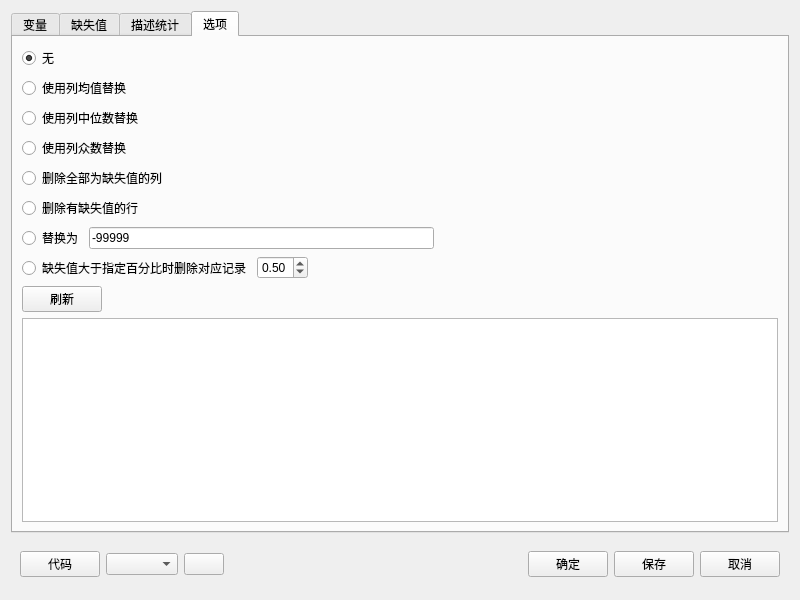
<?xml version="1.0" encoding="UTF-8"?>
<ui version="4.0">
 <class>Form</class>
 <widget class="QWidget" name="Form">
  <property name="geometry">
   <rect>
    <x>0</x>
    <y>0</y>
    <width>800</width>
    <height>600</height>
   </rect>
  </property>
  <property name="windowTitle">
   <string>数据-缺失值处理</string>
  </property>
  <layout class="QVBoxLayout" name="verticalLayout_7">
   <item>
    <widget class="QTabWidget" name="tabWidget">
     <property name="currentIndex">
      <number>3</number>
     </property>
     <widget class="QWidget" name="tab">
      <attribute name="title">
       <string>变量</string>
      </attribute>
      <layout class="QVBoxLayout" name="verticalLayout">
       <item>
        <layout class="QHBoxLayout" name="horizontalLayout_2">
         <item>
          <widget class="QWidget" name="widget_2" native="true">
           <property name="maximumSize">
            <size>
             <width>200</width>
             <height>16777215</height>
            </size>
           </property>
           <layout class="QHBoxLayout" name="horizontalLayout">
            <item>
             <layout class="QVBoxLayout" name="verticalLayout_2">
              <item>
               <widget class="QLabel" name="label_3">
                <property name="text">
                 <string>全部变量:</string>
                </property>
               </widget>
              </item>
              <item>
               <widget class="QListWidget" name="listWidget_var"/>
              </item>
             </layout>
            </item>
           </layout>
          </widget>
         </item>
         <item>
          <layout class="QVBoxLayout" name="verticalLayout_9">
           <item>
            <widget class="QPushButton" name="pushButton_add">
             <property name="text">
              <string/>
             </property>
             <property name="icon">
              <iconset>
               <normaloff>:/pyqt/source/images/right.png</normaloff>:/pyqt/source/images/right.png</iconset>
             </property>
            </widget>
           </item>
           <item>
            <widget class="QPushButton" name="pushButton_delete">
             <property name="text">
              <string/>
             </property>
             <property name="icon">
              <iconset>
               <normaloff>:/pyqt/source/images/left.png</normaloff>:/pyqt/source/images/left.png</iconset>
             </property>
            </widget>
           </item>
          </layout>
         </item>
         <item>
          <layout class="QVBoxLayout" name="verticalLayout_3">
           <item>
            <widget class="QLabel" name="label_5">
             <property name="text">
              <string>已选变量:</string>
             </property>
            </widget>
           </item>
           <item>
            <layout class="QHBoxLayout" name="horizontalLayout_7">
             <item>
              <widget class="QListWidget" name="listWidget_selected"/>
             </item>
             <item>
              <layout class="QVBoxLayout" name="verticalLayout_10">
               <item>
                <widget class="QPushButton" name="pushButton_selected_add">
                 <property name="maximumSize">
                  <size>
                   <width>50</width>
                   <height>16777215</height>
                  </size>
                 </property>
                 <property name="text">
                  <string/>
                 </property>
                 <property name="icon">
                  <iconset>
                   <normaloff>:/pyqt/source/images/add.svg</normaloff>:/pyqt/source/images/add.svg</iconset>
                 </property>
                </widget>
               </item>
               <item>
                <widget class="QPushButton" name="pushButton_selected_up">
                 <property name="maximumSize">
                  <size>
                   <width>50</width>
                   <height>16777215</height>
                  </size>
                 </property>
                 <property name="text">
                  <string/>
                 </property>
                 <property name="icon">
                  <iconset>
                   <normaloff>:/pyqt/source/images/up1.svg</normaloff>:/pyqt/source/images/up1.svg</iconset>
                 </property>
                </widget>
               </item>
               <item>
                <widget class="QPushButton" name="pushButton_selected_down">
                 <property name="maximumSize">
                  <size>
                   <width>50</width>
                   <height>16777215</height>
                  </size>
                 </property>
                 <property name="text">
                  <string/>
                 </property>
                 <property name="icon">
                  <iconset>
                   <normaloff>:/pyqt/source/images/down1.svg</normaloff>:/pyqt/source/images/down1.svg</iconset>
                 </property>
                </widget>
               </item>
               <item>
                <widget class="QPushButton" name="pushButton_selected_del">
                 <property name="maximumSize">
                  <size>
                   <width>50</width>
                   <height>16777215</height>
                  </size>
                 </property>
                 <property name="text">
                  <string/>
                 </property>
                 <property name="icon">
                  <iconset>
                   <normaloff>:/pyqt/source/images/lc_delete.png</normaloff>:/pyqt/source/images/lc_delete.png</iconset>
                 </property>
                </widget>
               </item>
               <item>
                <spacer name="verticalSpacer_2">
                 <property name="orientation">
                  <enum>Qt::Vertical</enum>
                 </property>
                 <property name="sizeHint" stdset="0">
                  <size>
                   <width>20</width>
                   <height>40</height>
                  </size>
                 </property>
                </spacer>
               </item>
              </layout>
             </item>
            </layout>
           </item>
          </layout>
         </item>
        </layout>
       </item>
      </layout>
     </widget>
     <widget class="QWidget" name="tab_2">
      <attribute name="title">
       <string>缺失值</string>
      </attribute>
      <layout class="QVBoxLayout" name="verticalLayout_6">
       <item>
        <widget class="QRadioButton" name="radioButton">
         <property name="text">
          <string>默认</string>
         </property>
         <property name="checked">
          <bool>true</bool>
         </property>
        </widget>
       </item>
       <item>
        <layout class="QHBoxLayout" name="horizontalLayout_4">
         <item>
          <widget class="QRadioButton" name="radioButton_2">
           <property name="text">
            <string>自定义</string>
           </property>
          </widget>
         </item>
         <item>
          <widget class="QLineEdit" name="lineEdit_3">
           <property name="text">
            <string>-99999</string>
           </property>
          </widget>
         </item>
         <item>
          <widget class="QLabel" name="label_2">
           <property name="text">
            <string>多个值用分号隔开</string>
           </property>
          </widget>
         </item>
         <item>
          <spacer name="horizontalSpacer_4">
           <property name="orientation">
            <enum>Qt::Horizontal</enum>
           </property>
           <property name="sizeHint" stdset="0">
            <size>
             <width>40</width>
             <height>20</height>
            </size>
           </property>
          </spacer>
         </item>
        </layout>
       </item>
       <item>
        <layout class="QHBoxLayout" name="horizontalLayout_8">
         <item>
          <widget class="QPushButton" name="pushButton_missing_preview">
           <property name="text">
            <string>预览</string>
           </property>
          </widget>
         </item>
         <item>
          <spacer name="horizontalSpacer_5">
           <property name="orientation">
            <enum>Qt::Horizontal</enum>
           </property>
           <property name="sizeHint" stdset="0">
            <size>
             <width>40</width>
             <height>20</height>
            </size>
           </property>
          </spacer>
         </item>
        </layout>
       </item>
       <item>
        <widget class="QTableWidget" name="tableWidget_missing"/>
       </item>
       <item>
        <spacer name="verticalSpacer">
         <property name="orientation">
          <enum>Qt::Vertical</enum>
         </property>
         <property name="sizeHint" stdset="0">
          <size>
           <width>20</width>
           <height>40</height>
          </size>
         </property>
        </spacer>
       </item>
      </layout>
     </widget>
     <widget class="QWidget" name="tab_4">
      <attribute name="title">
       <string>描述统计</string>
      </attribute>
      <layout class="QVBoxLayout" name="verticalLayout_8">
       <item>
        <widget class="QTableWidget" name="tableWidget_dataset"/>
       </item>
      </layout>
     </widget>
     <widget class="QWidget" name="tab_3">
      <attribute name="title">
       <string>选项</string>
      </attribute>
      <layout class="QVBoxLayout" name="verticalLayout_4">
       <item>
        <widget class="QRadioButton" name="radioButton_none">
         <property name="text">
          <string>无</string>
         </property>
         <property name="checked">
          <bool>true</bool>
         </property>
        </widget>
       </item>
       <item>
        <widget class="QRadioButton" name="radioButton_mean">
         <property name="text">
          <string>使用列均值替换</string>
         </property>
        </widget>
       </item>
       <item>
        <widget class="QRadioButton" name="radioButton_median">
         <property name="text">
          <string>使用列中位数替换</string>
         </property>
        </widget>
       </item>
       <item>
        <widget class="QRadioButton" name="radioButton_mode">
         <property name="text">
          <string>使用列众数替换</string>
         </property>
        </widget>
       </item>
       <item>
        <widget class="QRadioButton" name="radioButton_drop_col">
         <property name="text">
          <string>删除全部为缺失值的列</string>
         </property>
        </widget>
       </item>
       <item>
        <widget class="QRadioButton" name="radioButton_drop">
         <property name="text">
          <string>删除有缺失值的行</string>
         </property>
        </widget>
       </item>
       <item>
        <layout class="QHBoxLayout" name="horizontalLayout_5">
         <item>
          <widget class="QRadioButton" name="radioButton_replace">
           <property name="text">
            <string>替换为</string>
           </property>
          </widget>
         </item>
         <item>
          <widget class="QLineEdit" name="lineEdit_missing_replace">
           <property name="text">
            <string>-99999</string>
           </property>
          </widget>
         </item>
         <item>
          <spacer name="horizontalSpacer_3">
           <property name="orientation">
            <enum>Qt::Horizontal</enum>
           </property>
           <property name="sizeHint" stdset="0">
            <size>
             <width>40</width>
             <height>20</height>
            </size>
           </property>
          </spacer>
         </item>
        </layout>
       </item>
       <item>
        <layout class="QHBoxLayout" name="horizontalLayout_6">
         <item>
          <widget class="QRadioButton" name="radioButton_drop_ratio">
           <property name="text">
            <string>缺失值大于指定百分比时删除对应记录</string>
           </property>
          </widget>
         </item>
         <item>
          <widget class="QDoubleSpinBox" name="doubleSpinBox_missing_ratio">
           <property name="maximum">
            <double>1.000000000000000</double>
           </property>
           <property name="value">
            <double>0.500000000000000</double>
           </property>
          </widget>
         </item>
         <item>
          <spacer name="horizontalSpacer_2">
           <property name="orientation">
            <enum>Qt::Horizontal</enum>
           </property>
           <property name="sizeHint" stdset="0">
            <size>
             <width>40</width>
             <height>20</height>
            </size>
           </property>
          </spacer>
         </item>
        </layout>
       </item>
       <item>
        <layout class="QHBoxLayout" name="horizontalLayout_9">
         <item>
          <widget class="QPushButton" name="pushbutton_refresh">
           <property name="text">
            <string>刷新</string>
           </property>
          </widget>
         </item>
         <item>
          <spacer name="horizontalSpacer_6">
           <property name="orientation">
            <enum>Qt::Horizontal</enum>
           </property>
           <property name="sizeHint" stdset="0">
            <size>
             <width>40</width>
             <height>20</height>
            </size>
           </property>
          </spacer>
         </item>
        </layout>
       </item>
       <item>
        <widget class="QTableWidget" name="tableWidget_replace"/>
       </item>
      </layout>
     </widget>
    </widget>
   </item>
   <item>
    <widget class="QWidget" name="widget_3" native="true">
     <property name="minimumSize">
      <size>
       <width>0</width>
       <height>50</height>
      </size>
     </property>
     <property name="maximumSize">
      <size>
       <width>16777215</width>
       <height>50</height>
      </size>
     </property>
     <layout class="QVBoxLayout" name="verticalLayout_5">
      <item>
       <layout class="QHBoxLayout" name="horizontalLayout_3">
        <item>
         <widget class="QPushButton" name="pushButton_code">
          <property name="text">
           <string>代码</string>
          </property>
         </widget>
        </item>
        <item>
         <widget class="QComboBox" name="combo_var_name"/>
        </item>
        <item>
         <widget class="QPushButton" name="pushButton_help">
          <property name="text">
           <string/>
          </property>
          <property name="icon">
           <iconset>
            <normaloff>:/pyqt/source/images/lc_helpindex.png</normaloff>:/pyqt/source/images/lc_helpindex.png</iconset>
          </property>
         </widget>
        </item>
        <item>
         <spacer name="horizontalSpacer">
          <property name="orientation">
           <enum>Qt::Horizontal</enum>
          </property>
          <property name="sizeHint" stdset="0">
           <size>
            <width>40</width>
            <height>20</height>
           </size>
          </property>
         </spacer>
        </item>
        <item>
         <widget class="QPushButton" name="pushButton_ok">
          <property name="text">
           <string>确定</string>
          </property>
         </widget>
        </item>
        <item>
         <widget class="QPushButton" name="pushButton_save">
          <property name="text">
           <string>保存</string>
          </property>
         </widget>
        </item>
        <item>
         <widget class="QPushButton" name="pushButton_cancel">
          <property name="text">
           <string>取消</string>
          </property>
         </widget>
        </item>
       </layout>
      </item>
     </layout>
    </widget>
   </item>
  </layout>
 </widget>
 <resources>
  <include location="../pyqtsource.qrc"/>
 </resources>
 <connections/>
</ui>
